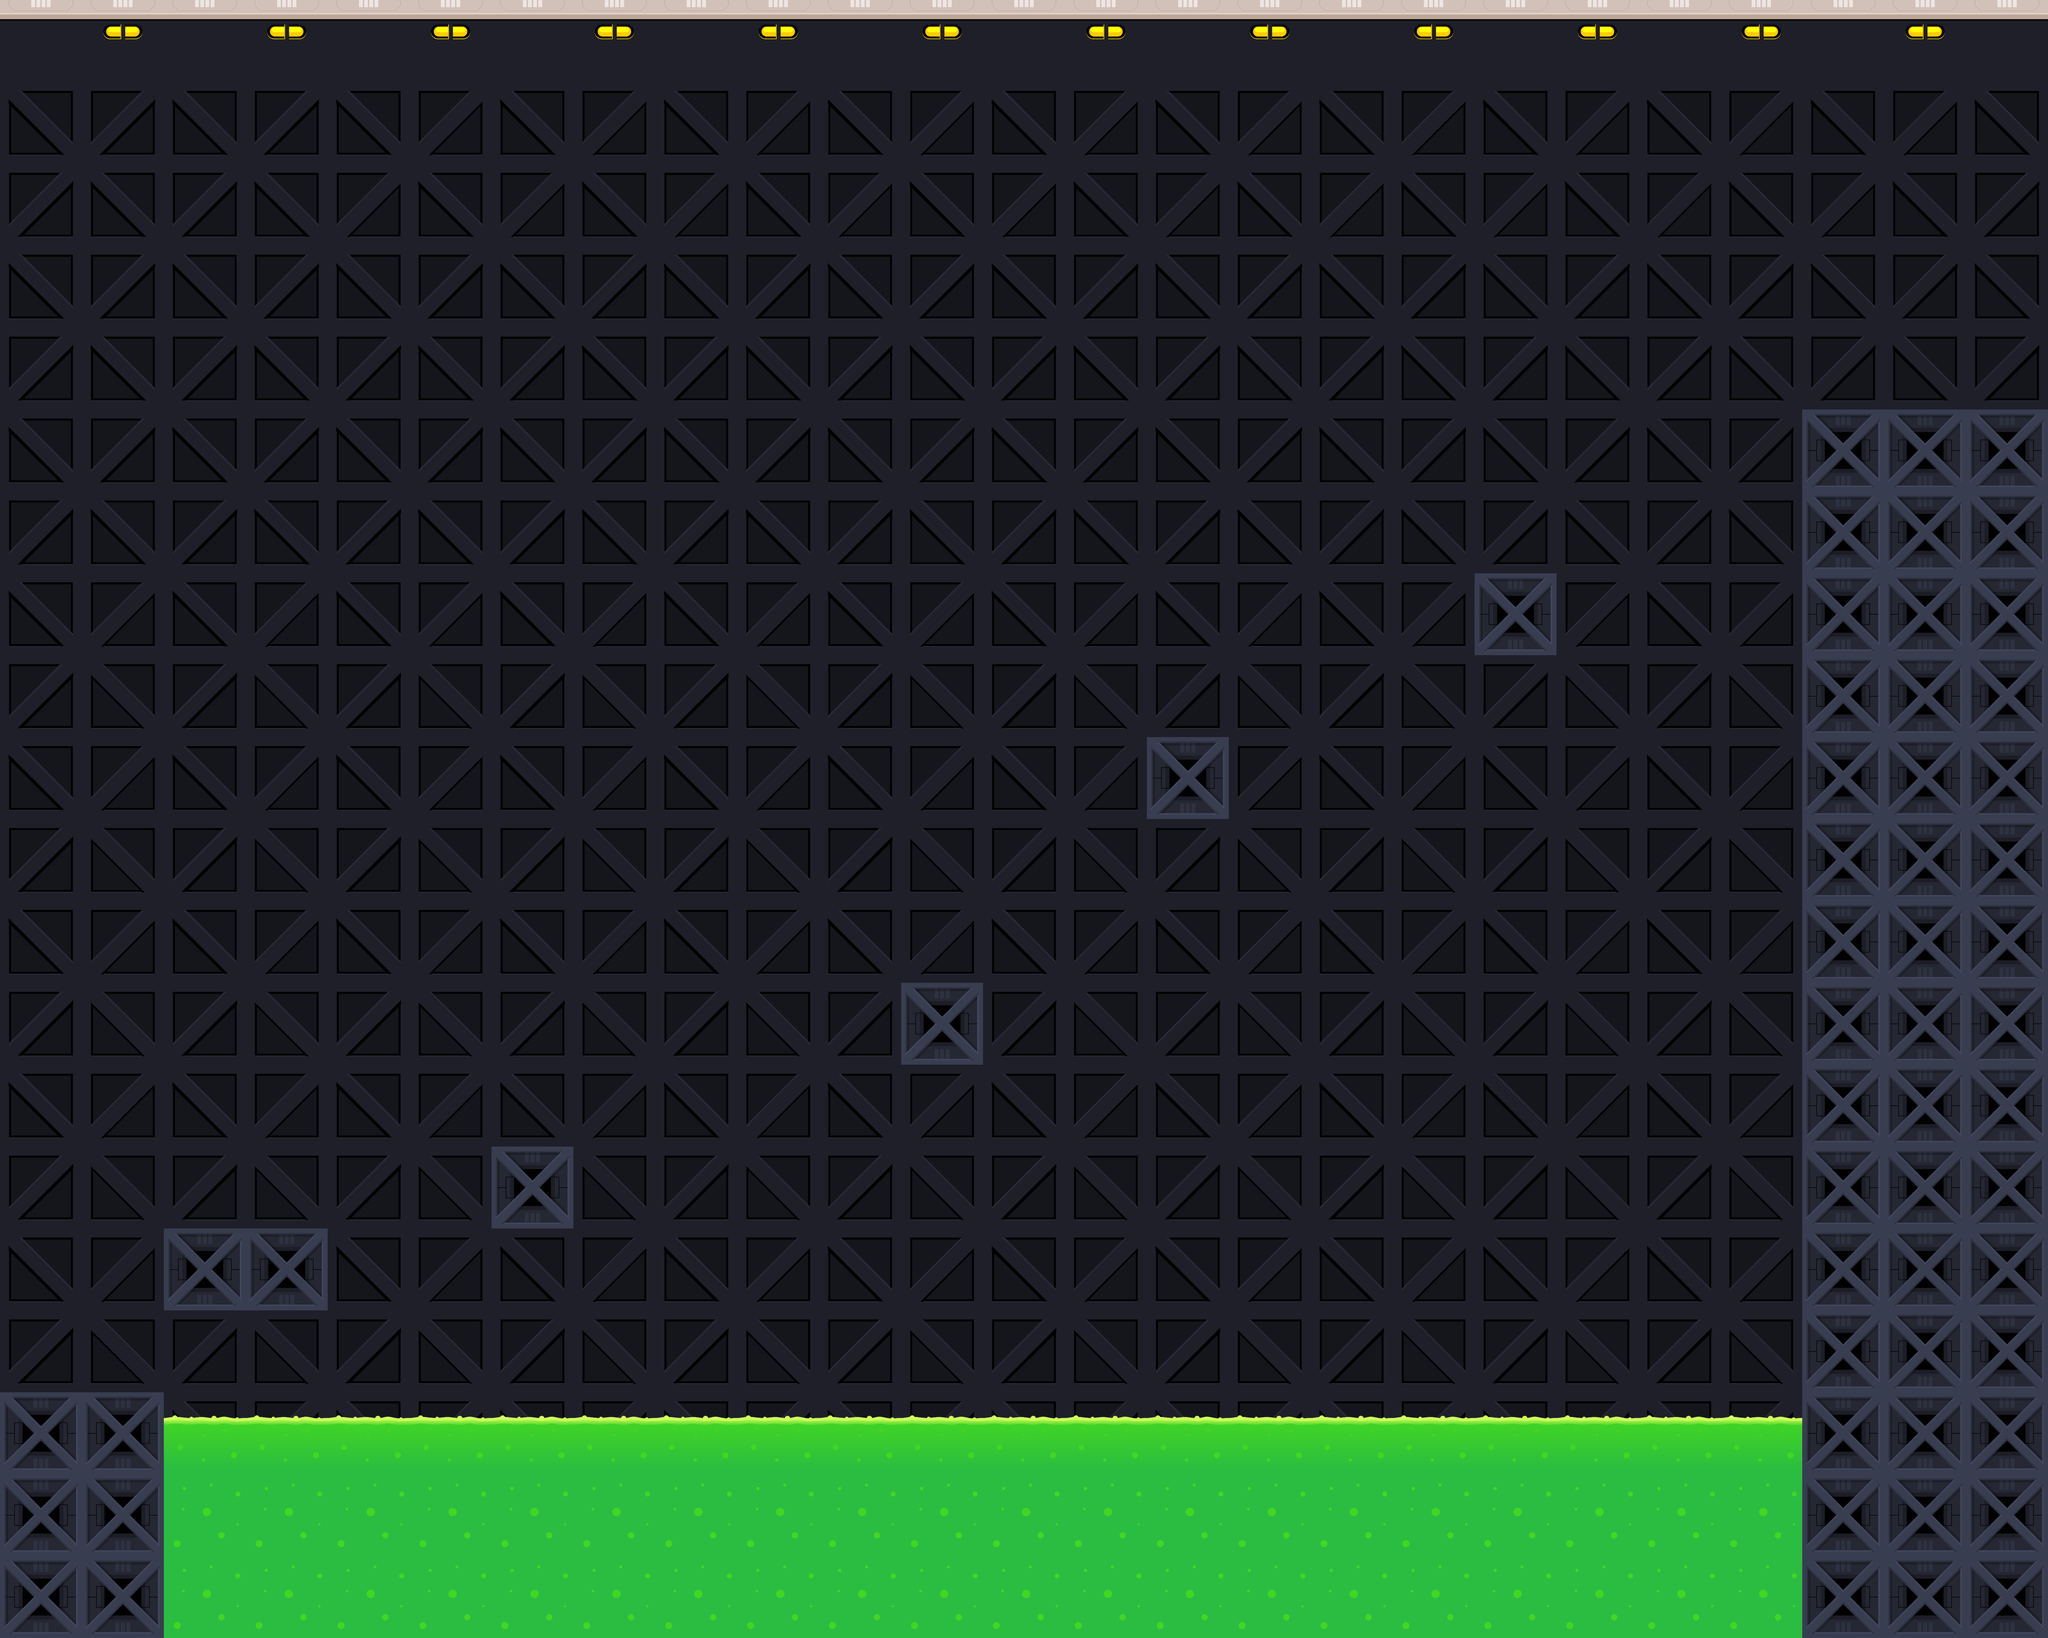

A level layout from a 2D game, rendered from its tile map. Below: a short description, then the map file with its tile-grid data intact:
An orthogonal 25x20 tile map with 256x256 px tiles, 2 tile layers (BackGround, Level_Tiles), 2 tilesets and 1 object (Door).

<map version="1.9" tiledversion="1.9.2" orientation="orthogonal" renderorder="right-down" width="25" height="20" tilewidth="256" tileheight="256" infinite="0" nextlayerid="4" nextobjectid="28">
 <editorsettings>
  <export format="tmx" />
 </editorsettings>
 <tileset firstgid="1" source="Org_Tiles.tsx" />
 <tileset firstgid="37" source="Org_Objects.tsx" />
 <layer id="1" name="BackGround" width="25" height="20">
  <data encoding="csv">
4,3,4,3,4,3,4,3,4,3,4,3,4,3,4,3,4,3,4,3,4,3,4,3,4,
6,5,6,2147483654,6,8,6,8,6,8,6,8,6,8,6,8,6,8,6,8,6,8,6,8,6,
5,6,5,6,8,6,8,6,8,6,8,6,8,6,8,6,8,6,8,6,8,6,8,6,5,
6,2147483654,6,2147483654,6,2147483654,6,2147483654,6,2147483654,6,2147483654,6,2147483654,6,2147483654,6,2147483654,6,2147483654,6,2147483654,6,2147483654,6,
5,2147483653,5,2147483653,5,2147483653,5,2147483653,5,2147483653,5,2147483653,5,2147483653,5,2147483653,5,2147483653,5,2147483653,5,2147483653,5,2147483653,5,
6,2147483654,6,2147483654,6,2147483654,6,2147483654,6,2147483654,6,2147483654,6,2147483654,6,2147483654,6,2147483654,6,2147483654,6,2147483654,6,2147483654,6,
5,2147483653,5,2147483653,5,2147483653,5,2147483653,5,2147483653,5,2147483653,5,2147483653,5,2147483653,5,2147483653,5,2147483653,5,2147483653,5,2147483653,5,
6,8,6,8,6,8,6,8,6,8,6,8,6,8,6,8,6,8,6,8,6,8,6,8,6,
5,7,5,7,5,7,5,7,5,7,5,7,5,7,5,7,5,7,5,7,5,7,5,7,5,
6,8,6,8,6,8,6,8,6,8,6,8,6,8,6,8,6,8,6,8,6,8,6,8,6,
5,7,5,7,5,7,5,7,5,7,5,7,5,7,5,7,5,7,5,7,5,7,5,7,5,
6,8,6,8,6,8,6,8,6,8,6,8,6,8,6,8,6,8,6,8,6,8,6,8,6,
5,7,5,7,5,7,5,7,5,7,5,7,5,7,5,7,5,7,5,7,5,7,5,7,5,
6,8,6,8,6,8,6,8,6,8,6,8,6,8,6,8,6,8,6,8,6,8,6,8,6,
5,7,5,7,5,7,5,7,5,7,5,7,5,7,5,7,5,7,5,7,5,7,5,7,5,
6,8,6,8,6,8,6,8,6,8,6,8,6,8,6,8,6,8,6,8,6,8,6,8,6,
5,7,5,7,5,7,5,7,5,7,5,7,5,7,5,7,5,7,5,7,5,7,5,7,5,
6,8,6,8,6,8,6,8,6,8,6,8,6,8,6,8,6,8,6,8,6,8,6,8,6,
5,7,5,7,5,7,5,7,5,7,5,7,5,7,5,7,5,7,5,7,5,7,5,7,5,
6,8,6,8,6,8,6,8,6,8,6,8,6,8,6,8,6,8,6,8,6,8,6,8,6
</data>
 </layer>
 <layer id="2" name="Level_Tiles" width="25" height="20">
  <data encoding="csv">
0,0,0,0,0,0,0,0,0,0,0,0,0,0,0,0,0,0,0,0,0,0,0,0,0,
0,0,0,0,0,0,0,0,0,0,0,0,0,0,0,0,0,0,0,0,0,0,0,0,0,
0,0,0,0,0,0,0,0,0,0,0,0,0,0,0,0,0,0,0,0,0,0,0,0,0,
0,0,0,0,0,0,0,0,0,0,0,0,0,0,0,0,0,0,0,0,0,0,0,0,0,
0,0,0,0,0,0,0,0,0,0,0,0,0,0,0,0,0,0,0,0,0,0,0,0,0,
0,0,0,0,0,0,0,0,0,0,0,0,0,0,0,0,0,0,0,0,0,0,18,18,18,
0,0,0,0,0,0,0,0,0,0,0,0,0,0,0,0,0,0,0,0,0,0,18,18,18,
0,0,0,0,0,0,0,0,0,0,0,0,0,0,0,0,0,0,18,0,0,0,18,18,18,
0,0,0,0,0,0,0,0,0,0,0,0,0,0,0,0,0,0,0,0,0,0,18,18,18,
0,0,0,0,0,0,0,0,0,0,0,0,0,0,18,0,0,0,0,0,0,0,18,18,18,
0,0,0,0,0,0,0,0,0,0,0,0,0,0,0,0,0,0,0,0,0,0,18,18,18,
0,0,0,0,0,0,0,0,0,0,0,0,0,0,0,0,0,0,0,0,0,0,18,18,18,
0,0,0,0,0,0,0,0,0,0,0,18,0,0,0,0,0,0,0,0,0,0,18,18,18,
0,0,0,0,0,0,0,0,0,0,0,0,0,0,0,0,0,0,0,0,0,0,18,18,18,
0,0,0,0,0,0,18,0,0,0,0,0,0,0,0,0,0,0,0,0,0,0,18,18,18,
0,0,18,18,0,0,0,0,0,0,0,0,0,0,0,0,0,0,0,0,0,0,18,18,18,
0,0,0,0,0,0,0,0,0,0,0,0,0,0,0,0,0,0,0,0,0,0,18,18,18,
18,18,1,1,1,1,1,1,1,1,1,1,1,1,1,1,1,1,1,1,1,1,18,18,18,
18,18,2,2,2,2,2,2,2,2,2,2,2,2,2,2,2,2,2,2,2,2,18,18,18,
18,18,2,2,2,2,2,2,2,2,2,2,2,2,2,2,2,2,2,2,2,2,18,18,18
</data>
 </layer>
 <objectgroup id="3" name="Level_Objects">
  <object id="20" name="Finish" class="Door" gid="39" x="5670.77" y="1257.46" width="704" height="1064" />
 </objectgroup>
</map>
